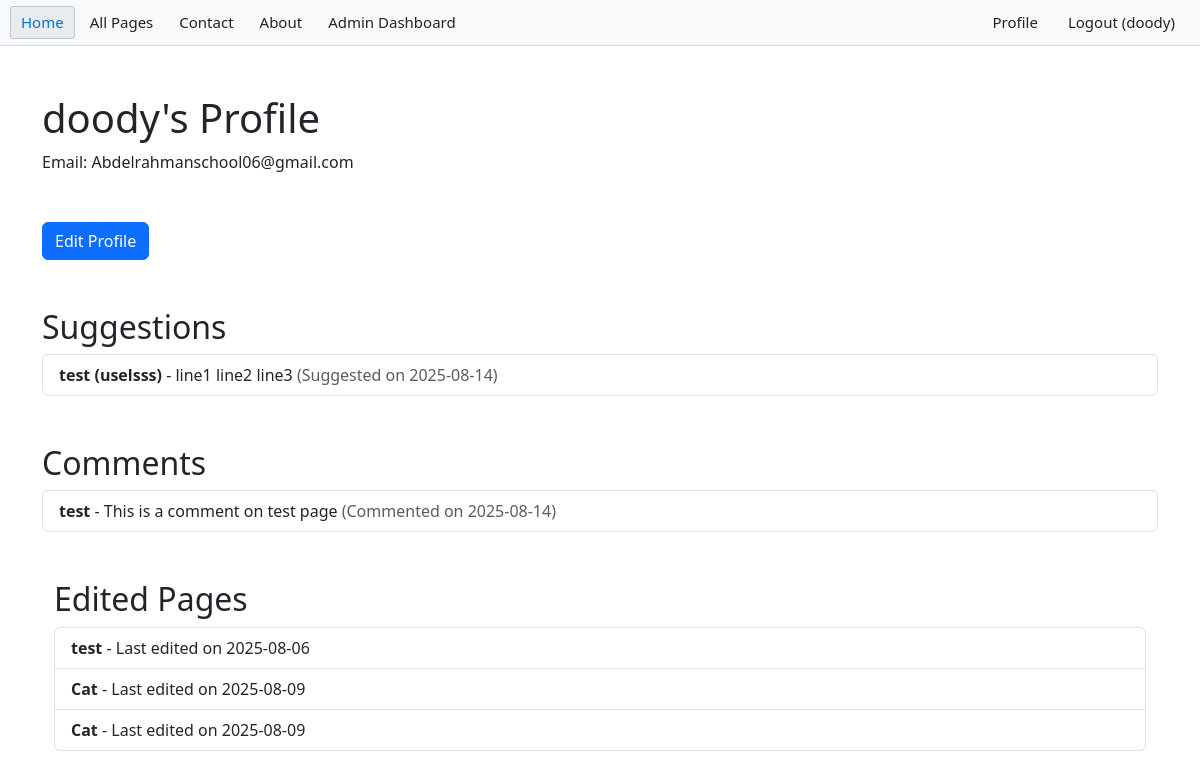
/profile/doody (signed in), run on an earlier commit of the app's database.
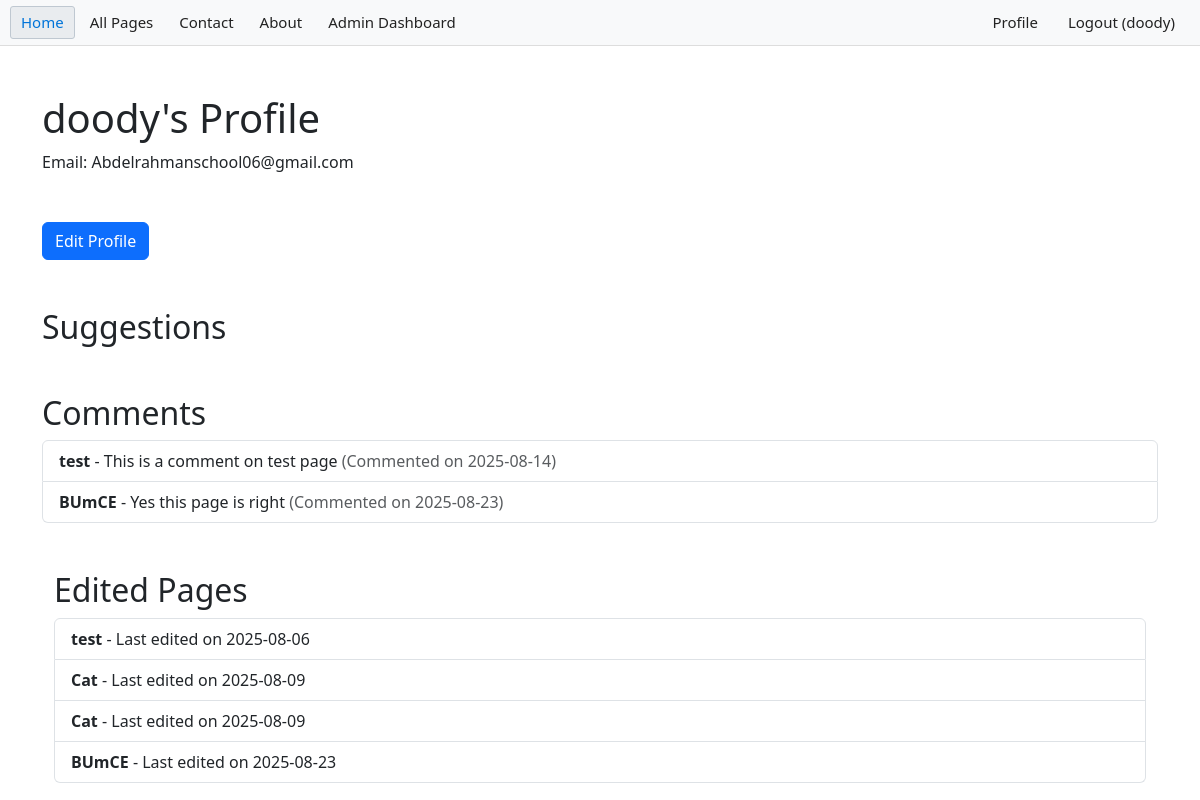
And on a later commit of the database.
### app/models.py (models this page shows, shortened)
class User(db.Model, UserMixin):
    id = db.Column(db.Integer, primary_key=True)
    username = db.Column(db.String(150), unique=True, nullable=False)
    email = db.Column(db.String(150), unique=True, nullable=False)
    password = db.Column(db.String(200), nullable=False)
    is_admin = db.Column(db.Boolean, default=False)

class Suggestion(db.Model):
    id = db.Column(db.Integer, primary_key=True)
    page_id = db.Column(db.Integer, db.ForeignKey('page.id'), nullable=False)
    title = db.Column(db.String(200), nullable=False)
    content = db.Column(db.Text, nullable=False)
    created_at = db.Column(db.DateTime, server_default=db.func.now())
    page = db.relationship('Page', backref=db.backref('suggestions', lazy=True))
    suggested_by_id = db.Column(db.Integer, db.ForeignKey('user.id'), nullable=False)
    suggested_by = db.relationship('User', backref=db.backref('suggestions', lazy=True))

class Comment(db.Model):
    id = db.Column(db.Integer, primary_key=True)
    page_id = db.Column(db.Integer, db.ForeignKey('page.id'), nullable=False)
    page = db.relationship('Page', backref=db.backref('comments', lazy=True))
    content = db.Column(db.Text, nullable=False)
    created_at = db.Column(db.DateTime, server_default=db.func.now())
    author_id = db.Column(db.Integer, db.ForeignKey('user.id'), nullable=False)
    author = db.relationship('User', backref=db.backref('comments', lazy=True))

class Page(db.Model):
    id = db.Column(db.Integer, primary_key=True)
    title = db.Column(db.String(200), nullable=False)
    content = db.Column(db.Text, nullable=False)
    slug = db.Column(db.String(200), unique=True, nullable=False)
    created_at = db.Column(db.DateTime, server_default=db.func.now())
    updated_at = db.Column(db.DateTime, server_default=db.func.now(), onupdate=db.func.now())
    author_id = db.Column(db.Integer, db.ForeignKey('user.id'), nullable=False)
    author = db.relationship('User', backref=db.backref('pages', lazy=True))

class PageVersion(db.Model):
    id = db.Column(db.Integer, primary_key=True)
    page_id = db.Column(db.Integer, db.ForeignKey('page.id'), nullable=False)
    page = db.relationship('Page', backref=db.backref('versions', lazy=True))
    title = db.Column(db.String(200), nullable=False)
    content = db.Column(db.Text, nullable=False)
    created_at = db.Column(db.DateTime, server_default=db.func.now())
    author_id = db.Column(db.Integer, db.ForeignKey('user.id'), nullable=False)
    author = db.relationship('User', backref=db.backref('page_versions', lazy=True))

### app/routes/user.py (the view)
@bp.route('/profile/<username>')
@login_required
def profile(username):
    from app.models import Suggestion, Comment, PageVersion
    user_id = User.query.filter_by(username=username).first_or_404().id
    user = User.query.get(user_id)
    user_suggestions = Suggestion.query.filter_by(suggested_by_id=user_id).all()
    user_comments = Comment.query.filter_by(author_id=user_id).all()
    if user.is_admin:
        edited_pages = PageVersion.query.filter_by(author_id=user_id).all()
    return render_template('profile.html', user=current_user, suggestions=user_suggestions, comments=user_comments, edited_pages=edited_pages)

### app/__init__.py (called while the page is built)
def create_app():
    app = Flask(__name__)
    app.config.from_object('config.Config')
    csrf = CSRFProtect(app)
    db.init_app(app)
    login_manager.init_app(app)
    migrate.init_app(app, db)
    cache.init_app(app)
    app.config['CACHE_TYPE'] = 'SimpleCache'
    from app import models  # Import models to register them with SQLAlchemy
    @login_manager.user_loader
    def load_user(user_id):
        from app.models import User
        return User.query.get(int(user_id))
    load_user.__name__ = 'load_user'
    from app.routes import register_blueprints
    register_blueprints(app)
    return app

### app/templates/profile.html (shortened to what this page needs)
{% extends 'base.html' %}
{% block content %}
<div class="container mt-5">
    <h1>{{ user.username }}'s Profile</h1>
    <p>Email: {{ user.email }}</p>
</div>
<div class="container mt-5">
    <a href="{{ url_for('auth.edit_profile') }}" class="btn btn-primary">Edit Profile</a>
</div>
<div class="container mt-5">
    <h2>Suggestions</h2>
    {% if suggestions %}
        <ul class="list-group">
            {% for suggestion in suggestions %}
                <li class="list-group-item">
                    <strong>{{ suggestion.title }}</strong> - {{ suggestion.content }}
                    <span class="text-muted"> (Suggested on {{ suggestion.created_at.strftime('%Y-%m-%d') }})</span>
                </li>
            {% endfor %}
        </ul>
        {% endif %}
        </div>
<div class="container mt-5">
    <h2>Comments</h2>
    {% if comments %}
        <ul class="list-group">
            {% for comment in comments %}
                <li class="list-group-item">
                    <strong>{{ comment.page.title }}</strong> - {{ comment.content }}
                    <span class="text-muted"> (Commented on {{ comment.created_at.strftime('%Y-%m-%d') }})</span>
                </li>
                {% endfor %}
        </ul>
    {% endif %}
<div class="container mt-5">
    <h2>Edited Pages</h2>
    {% if edited_pages %}
        <ul class="list-group">
            {% for page in edited_pages %}
                <li class="list-group-item">
                    <strong>{{ page.title }}</strong> - Last edited on {{ page.created_at.strftime('%Y-%m-%d') }}
                    </li>
            {% endfor %}
        </ul>
        {% endif %}
{% endblock %}

### app/templates/base.html (shortened to what this page needs)
<!DOCTYPE html>
<html lang="en">
<head>
    <link href="https://cdn.jsdelivr.net/npm/bootstrap@5.3.2/dist/css/bootstrap.min.css" rel="stylesheet">
</head>
<body>
    <div class="topnav">
        <a class="active" href="{{ url_for('user.home') }}">Home</a>
        <a href="{{ url_for('user.all_pages')}}">All Pages</a>
        <a href="#">Contact</a>
        <a href="#">About</a>
        {% if current_user.is_authenticated %}
            {% if current_user.is_admin %}
                <a href="{{ url_for('admin.dashboard') }}">Admin Dashboard</a>
            {% endif %}
            <a href="{{ url_for('auth.logout') }}" class="right">Logout ({{ current_user.username }})</a>
            <a href="{{ url_for('user.profile', username=current_user.username) }}" class="right">Profile</a>
        {% else %}
            <a href="{{ url_for('auth.login') }}" class="right">Login</a>
            <a href="{{ url_for('auth.register') }}" class="right">Register</a>
        {% endif %}
    </div>
    {% block content %}{% endblock %}
</body>
</html>

### app/templates/base.html (style rules this page uses)
.topnav { background-color: #f8f9fa; border-bottom: 1px solid #ddd; overflow: hidden; padding: 0 10px; font-family: 'Segoe UI', Tahoma, Geneva, Verdana, sans-serif; }
.topnav a { float: left; color: #222; background: none; border: 1px solid transparent; margin: 6px 4px 6px 0; padding: 4px 10px; text-align: center; text-decoration: none; font-size: 15px; border-radius: 3px; }
.topnav a:hover, .topnav a.active { background-color: #e9ecef; border: 1px solid #bfc8d1; color: #0074d9; }
.topnav .right { float: right; margin-left: 4px; }

What changed in the data, as far as the page shows it:
removed Suggestion: title "test (uselsss)", content "line1 line2 line3", created_at "2025-08-14"
added Comment: page "BUmCE", content "Yes this page is right", created_at "2025-08-23"
added PageVersion: title "BUmCE", created_at "2025-08-23"
